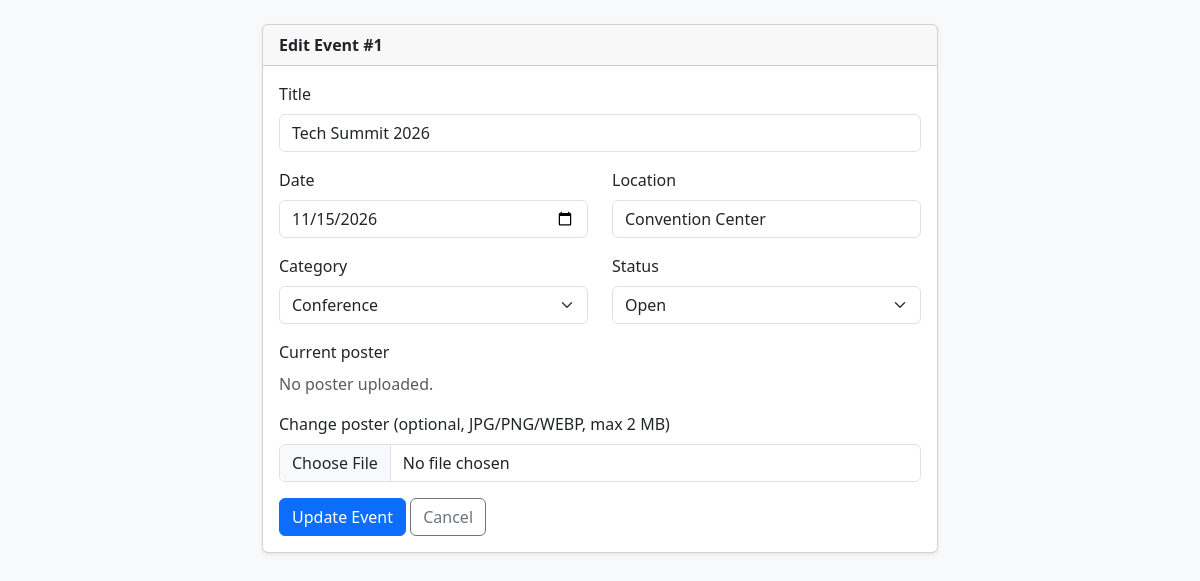
Page /edit.php?id=1 (signed in) on the committed database.
### tables this page shows
CREATE TABLE events (
    id INT AUTO_INCREMENT PRIMARY KEY,
    title VARCHAR(150) NOT NULL,
    event_date DATE NOT NULL,
    location VARCHAR(150) NOT NULL,
    category VARCHAR(50) NOT NULL,
    status ENUM('Open','Closed') NOT NULL DEFAULT 'Open',
    poster VARCHAR(255) NULL,  
    created_at TIMESTAMP DEFAULT CURRENT_TIMESTAMP
);

### functions.php (called while the page is built, shortened)
<?php
function e($value) {
    return htmlspecialchars((string)$value, ENT_QUOTES, 'UTF-8');
}

### edit.php (the view, shortened to what this page needs)
<?php
require 'functions.php';
require 'db.php';
$id = (int)($_GET['id'] ?? 0);
$stmt = mysqli_prepare($conn, "SELECT * FROM events WHERE id = ?");
mysqli_stmt_bind_param($stmt, "i", $id);
mysqli_stmt_execute($stmt);
$event = mysqli_fetch_assoc(mysqli_stmt_get_result($stmt));
$form = [
    'title'      => $event['title'],
    'event_date' => $event['event_date'],
    'location'   => $event['location'],
    'category'   => $event['category'],
    'status'     => $event['status'],
];
?>
<!DOCTYPE html>
<html lang="en">
<head>
    <link href="https://cdn.jsdelivr.net/npm/bootstrap@5.3.3/dist/css/bootstrap.min.css" rel="stylesheet">
</head>
<body class="bg-light">
<div class="container py-4" style="max-width: 700px;">
    <div class="card shadow-sm">
        <div class="card-header fw-semibold">Edit Event #<?= (int)$event['id'] ?></div>
        <div class="card-body">
            <form method="POST" action="edit.php?id=<?= (int)$id ?>" enctype="multipart/form-data">
                <div class="mb-3">
                    <label class="form-label" for="title">Title</label>
                    <input class="form-control" id="title" name="title" maxlength="150" value="<?= e($form['title']) ?>" required>
                </div>
                <div class="row">
                    <div class="col-md-6 mb-3">
                        <label class="form-label" for="event_date">Date</label>
                        <input class="form-control" type="date" id="event_date" name="event_date" value="<?= e($form['event_date']) ?>" required>
                    </div>
                    <div class="col-md-6 mb-3">
                        <label class="form-label" for="location">Location</label>
                        <input class="form-control" id="location" name="location" maxlength="150" value="<?= e($form['location']) ?>" required>
                    </div>
                </div>
                <div class="row">
                    <div class="col-md-6 mb-3">
                        <label class="form-label" for="category">Category</label>
                        <select class="form-select" id="category" name="category" required>
                            <?php foreach (CATEGORIES as $c): ?>
                                <option value="<?= e($c) ?>" <?= $form['category'] === $c ? 'selected' : '' ?>><?= e($c) ?></option>
                            <?php endforeach; ?>
                        </select>
                    </div>
                    <div class="col-md-6 mb-3">
                        <label class="form-label" for="status">Status</label>
                        <select class="form-select" id="status" name="status">
                            <?php foreach (STATUSES as $s): ?>
                                <option value="<?= e($s) ?>" <?= $form['status'] === $s ? 'selected' : '' ?>><?= e($s) ?></option>
                            <?php endforeach; ?>
                        </select>
                    </div>
                </div>
                <div class="mb-3">
                    <label class="form-label d-block">Current poster</label>
                    <?php if ($event['poster']): ?>
                        <img class="poster-preview mb-2" src="<?= UPLOAD_URL . e($event['poster']) ?>" alt="Current poster">
                    <?php else: ?>
                        <p class="text-muted">No poster uploaded.</p>
                    <?php endif; ?>
                    <label class="form-label d-block" for="poster">Change poster (optional, JPG/PNG/WEBP, max <?= MAX_POSTER_MB ?> MB)</label>
                    <input class="form-control" type="file" id="poster" name="poster" accept=".jpg,.jpeg,.png,.webp">
                </div>
                <button class="btn btn-primary" type="submit" name="update_event">Update Event</button>
                <a class="btn btn-outline-secondary" href="index.php">Cancel</a>
            </form>
        </div>
    </div>
</div>
</body>
</html>

### rows in the picture
events: id "1", title "Tech Summit 2026", event_date "11/15/2026", location "Convention Center"

### other values in the picture
MAX_POSTER_MB "2"
form field category "Conference"
form field status "Open"
